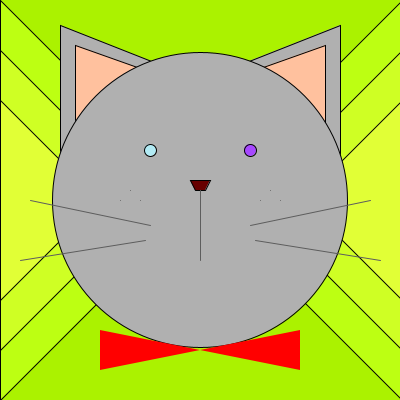
Frame 1 (no input)
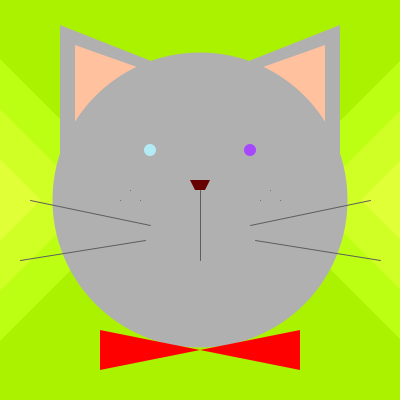
Frame 60 (the mouse pressed at the canvas centre just before this capture)
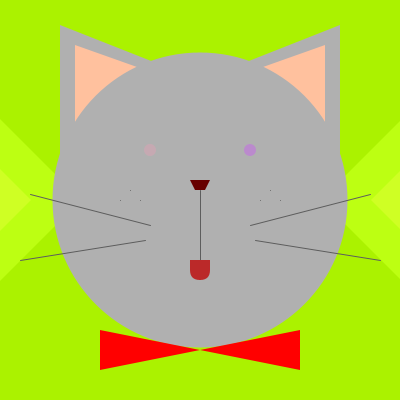
Frame 120 (the mouse held since frame 60 and released just before this capture)

The Processing sketch that drew these frames (run headless with seeded random() and noise(); from frame 60 on, the mouse is pressed at the canvas centre):

// Processing sketch: processing_93729
// ── processing_93729.pde

int backA;
int backB;
int speed;
int growthrateA;
int growthrateB;
int backpoint;

void setup() {
  //canvas size
  size(400, 400);

  //background starts moving at 1 
  backA = 1;
  backB = 1;
  //to change the speed 
  speed = -1;
  //speed growing rate
  growthrateA = speed;
  growthrateB = -speed;
}

void draw() {

  background(171, 242, 0);

  backA = backA + growthrateA; 
  
  if(200+backA==0){
    growthrateA = -speed;
  }
  else if(200+backA==200){
    growthrateA = speed;
  }

  //changing background
  fill(189, 255, 18);
  triangle(0+backA, 0, 200+backA,200, 0+backA,400);

  fill(207, 255, 36);
  triangle(0+backA, 50, 150+backA, 200, 0+backA, 350);

  fill(225, 255, 54);
  triangle(0+backA,100,100+backA,200,0+backA,300);

  backB = backB + growthrateB;
  if(200+backB==400){
    growthrateB = speed;
  }
  else if(200+backB==200){
    growthrateB = -speed;
  }

  fill(189, 255, 18);
  triangle(400+backB, 0, 200+backB,200, 400+backB,400);

  fill(207, 255, 36);
  triangle(400+backB, 50, 250+backB, 200, 400+backB, 350);

  fill(225, 255, 54);
  triangle(400+backB,100,300+backB,200,400+backB,300);
  
  //cat's ear
  fill(176, 176, 176);
  triangle(60, 25, 60, 175, 250, 100);
  triangle(340, 25, 340, 175, 150, 100);
  fill(255, 193, 158);
  triangle(75, 45, 75, 155, 230, 100);
  triangle(325, 45, 325, 155, 170, 100);
  //cat's face
  fill(176, 176, 176);
  ellipse(200, 200, 295, 295);
  //cat's eyes
  fill(178+mouseY/10, 235-mouseY/3, 244-mouseY/3);
  ellipse(150, 150, 12, 12);
  fill(167+mouseY/10, 72+mouseY/3, 255-mouseY/4);
  ellipse(250, 150, 12, 12);
  //cat's nose
  fill(103, 0, 0);
  quad(190, 180, 195, 190, 205, 190, 210, 180);
  //cat's philtrum
  stroke(93, 93, 93);
  strokeWeight(1);
  line(200, 190, 200, 260);
  //cat's freckles
  point(120, 200);
  point(130, 190);
  point(140, 200);
  point(280, 200);
  point(270, 190);
  point(260, 200);
  //cat's mustache
  line(150, 225, 30, 200-mouseX/30);
  line(145, 240, 20, 260);
  line(250, 225, 370, 200-mouseX/30);
  line(255, 240, 380, 260);
  //cat's libon
  noStroke();
  fill(255, 0, 0);
  quad(100, 370, 100, 330, 300, 370, 300, 330);
  //cat's mouth
  fill(187, 41, 41);
  rect(190, 260, 20, mouseY/10, 0, 0, 40, 40);
}
